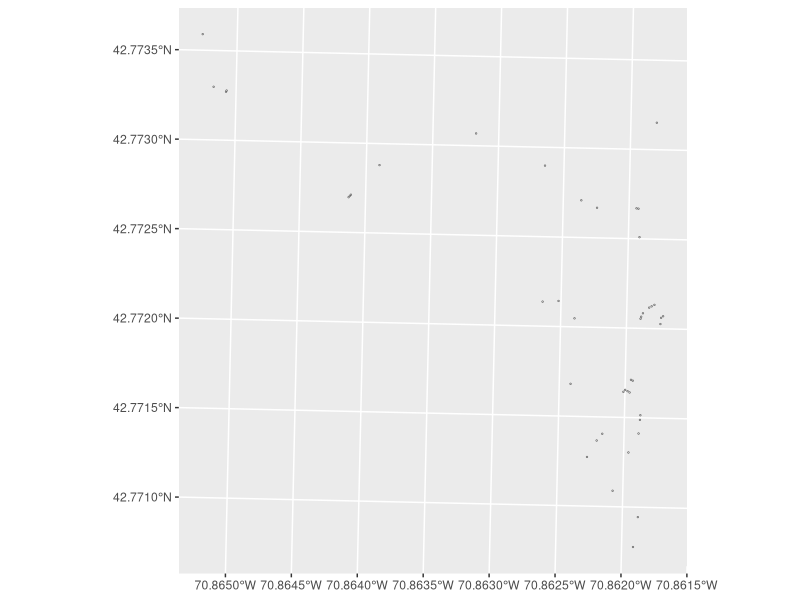
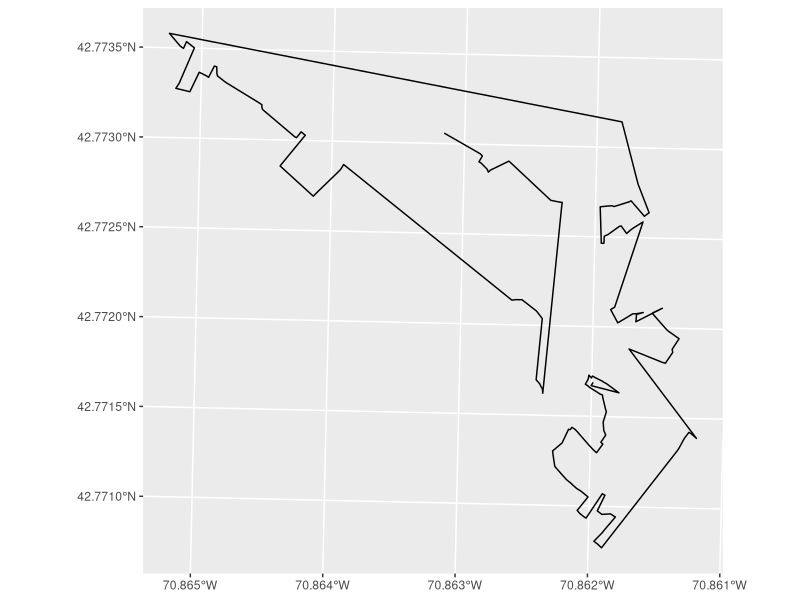
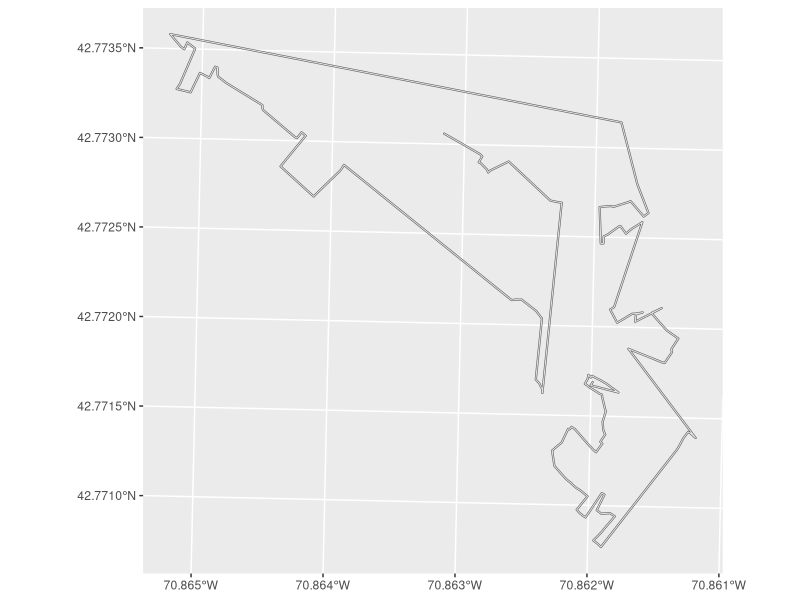
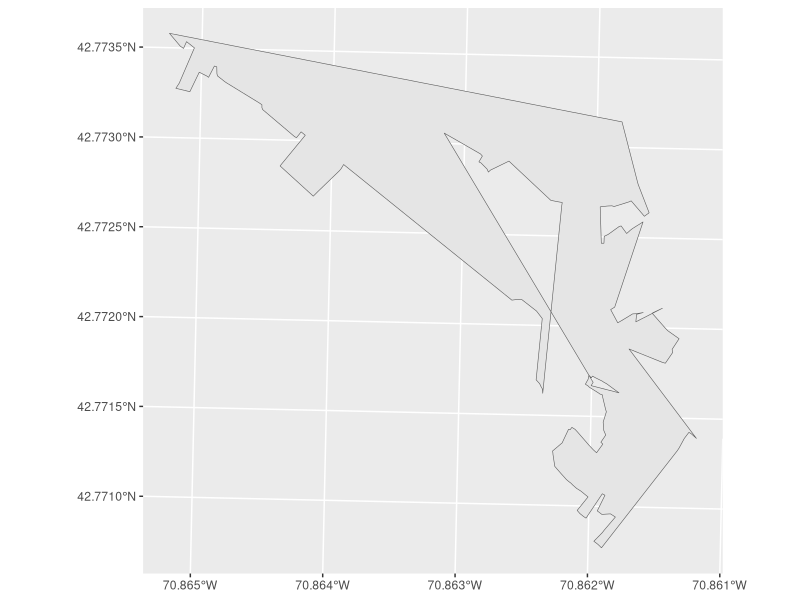

Recreate these plots in R, in order.
## ---- chunk 1
knitr::opts_chunk$set(echo = TRUE)
## ---- chunk 2
library(readr)
library(ggplot2)
library(sf)
library(stars)
library (dplyr)
library(tidyverse)

buffer<-0.5

field_points<-read_csv("14Oct2018_revised.csv")

points<-filter(field_points, SampFormat == "1 mu")

## ---- chunk 3
points_sf<- st_as_sf(points, coords = c("Easting", "Northing"), crs=26919)

points_buf<- st_buffer(points_sf, buffer)

ggplot()+
   geom_sf(data = points_buf)
## ---- chunk 4
lines<-filter(field_points, SampFormat == "line") 

lines_sf<- st_as_sf(lines, coords = c("Easting", "Northing"), crs=26919)|>
   group_by(SampFormat)|>
   dplyr::summarize(do_union=FALSE)|>
   st_cast("LINESTRING")

ggplot() + geom_sf(data=lines_sf)

## ---- chunk 5
lines_buf<- st_buffer(lines_sf, buffer)

ggplot()+
   geom_sf(data = lines_buf)
## ---- chunk 6
poly_sf<- st_as_sf(lines, coords = c("Easting", "Northing"), crs=26919)|>
   group_by(SampFormat)|>
   dplyr::summarize(do_union=FALSE)|>
   st_cast("POLYGON")

ggplot()+
   geom_sf(data = poly_sf)
